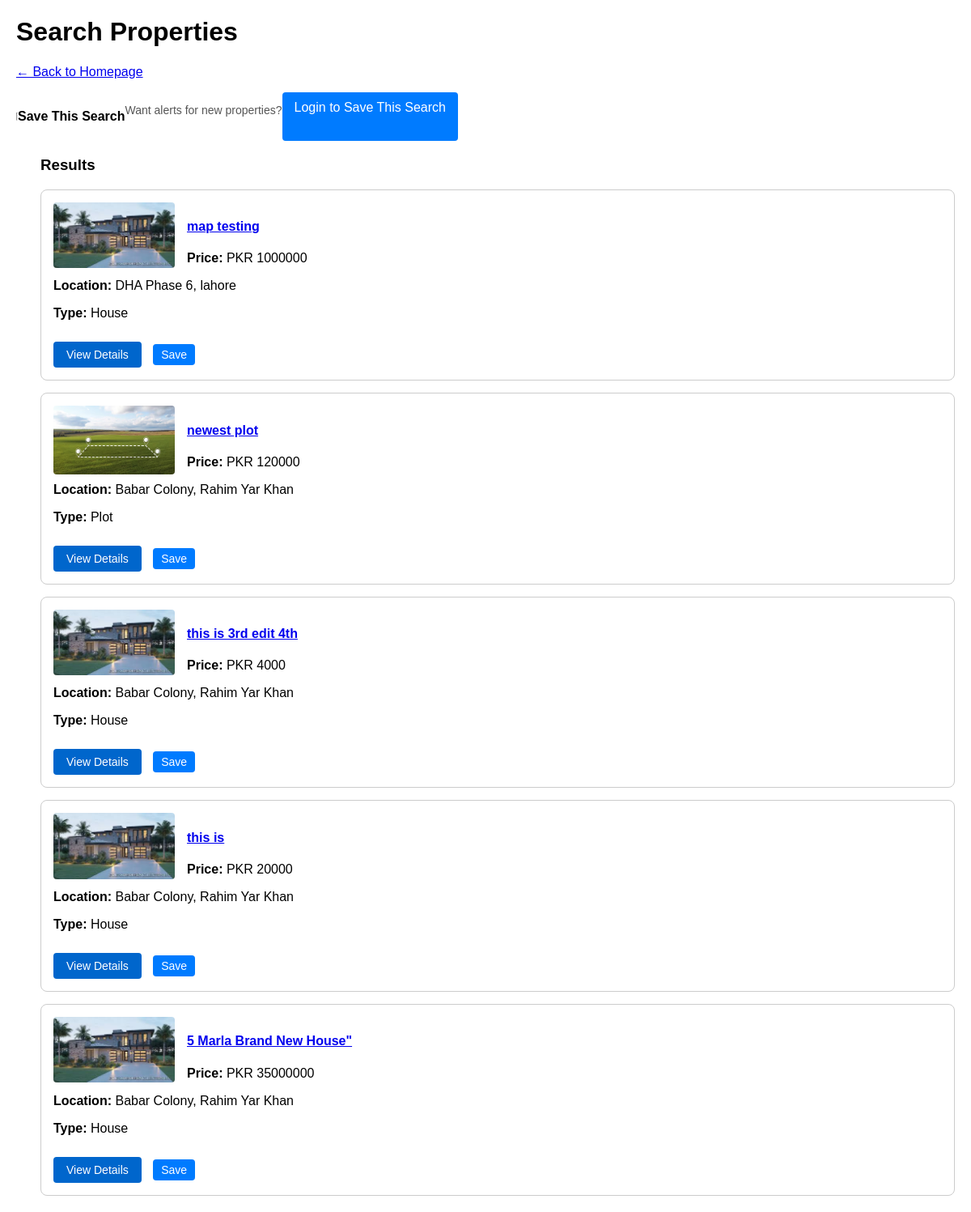
Before: /listings/search/ with the older database file.
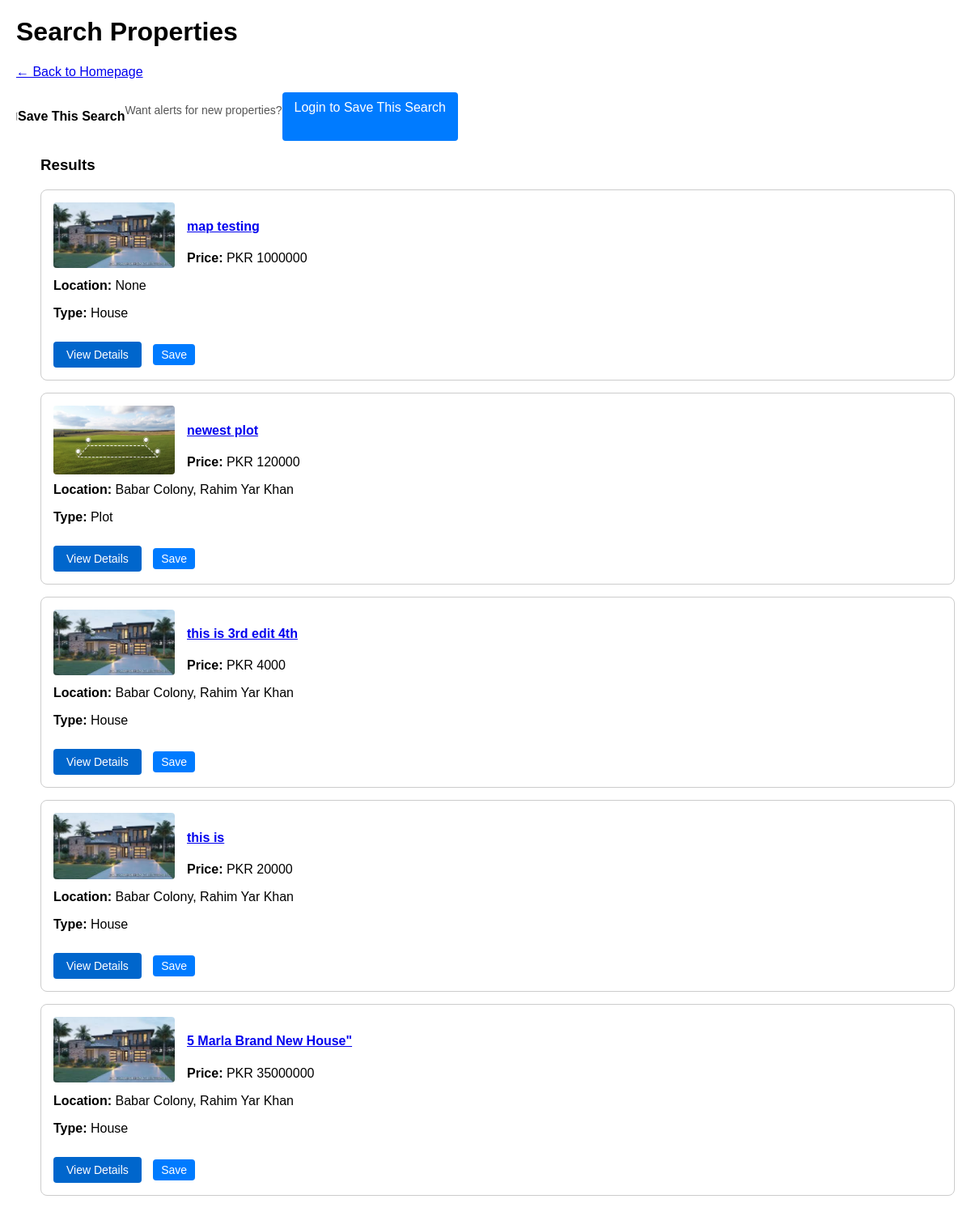
After: the same page with the newer database file.
### properties/models.py (models this page shows, shortened)
class Property(models.Model):
    title = models.CharField(max_length=255)
    description = models.TextField()
    price = models.BigIntegerField()
    area = models.ForeignKey(Area, on_delete=models.SET_NULL, null=True, related_name="properties")
    purpose = models.CharField(max_length=10, choices=PropertyPurpose.choices)
    property_type = models.CharField(max_length=20, choices=PropertyType.choices)
    bedrooms = models.PositiveSmallIntegerField(null=True, blank=True)
    bathrooms = models.PositiveSmallIntegerField(null=True, blank=True)
    area_size = models.DecimalField(max_digits=10, decimal_places=2)
    area_unit = models.CharField(max_length=10, choices=AreaUnit.choices, default=AreaUnit.MARLA)
    agent = models.ForeignKey(settings.AUTH_USER_MODEL, on_delete=models.CASCADE, related_name="properties")
    created_at = models.DateTimeField(auto_now_add=True)
    updated_at = models.DateTimeField(auto_now=True)
    main_image = models.ImageField(upload_to='properties/main_images/', null=True, blank=True)

### locations/models.py (models this page shows, shortened)
class Area(models.Model):
    name = models.CharField(max_length=150)
    city = models.ForeignKey(City, on_delete=models.CASCADE, related_name="areas")
    description = models.TextField(
        blank=True,
        null=True,
        help_text="A detailed description of the neighborhood (e.g., amenities, lifestyle)."
    )
    latitude = models.DecimalField(
        max_digits=9,
        decimal_places=6,
        null=True,
        blank=True,
        help_text="Latitude for the map (e.g., 31.470510)"
    )
    longitude = models.DecimalField(
        max_digits=9,
        decimal_places=6,
        null=True,
        blank=True,
        help_text="Longitude for the map (e.g., 74.394170)"
    )
    class Meta:
        unique_together = ('name', 'city')
    class Meta:
        unique_together = ('name', 'city')
    def __str__(self):
        return f"{self.name}, {self.city.name}"

class City(models.Model):
    name = models.CharField(max_length=100, unique=True)
    class Meta:
        verbose_name_plural = "Cities" # Fixes "Citys" in the admin panel

### properties/views.py (the view, shortened to what this page needs)
# urls.py: path('search/', views.property_search, name='property_search'),
def property_search(request):
    queryset = Property.objects.all().order_by('-created_at')
    property_filter = PropertyFilter(request.GET, queryset=queryset)
    saved_search_form = SavedSearchForm() # Initialize empty form for the template
    context = {
        'filter': property_filter,
        'saved_search_form': saved_search_form, # Pass the form to the template
    }
    return render(request, 'properties/property_search.html', context)

### properties/templates/properties/property_search.html (shortened to what the changed rows need)
<!DOCTYPE html>
<html lang="en">
<head>
</head>
<body>
    <h1>Search Properties</h1>
        <div class="results">
            {% for prop in filter.qs %}
                <div class="property-card">
                    {% if prop.main_image %}
                        <img src="{{ prop.main_image.url }}" alt="{{ prop.title }}">
                    {% endif %}
                    <h4>
                        <a href="{% url 'property_detail' pk=prop.pk %}">
                            {{ prop.title }}
                        </a>
                    </h4>
                    <p><strong>Price:</strong> PKR {{ prop.price }}</p>
                    <p><strong>Location:</strong> {{ prop.area }}</p>
                    <p><strong>Type:</strong> {{ prop.get_property_type_display }}</foo></p>
<div style="clear: both; padding-top: 10px;">
    <a href="{% url 'property_detail' pk=prop.pk %}" style="
        display: inline-block;
        padding: 8px 16px;
        background-color: #0066cc;
        color: white;
        text-decoration: none;
        border-radius: 4px;
        font-size: 14px;
    ">
        View Details
    </a>
    {% if user.is_authenticated %}
        {% if prop in user.favorites.all %}
            {% comment %} If YES, show the "Unsave" button {% endcomment %}
            <form action="{% url 'remove_from_favorites' pk=prop.pk %}" method="POST" style="display: inline;">
                {% csrf_token %}
                <button type="submit" style="
                    background: #dc3545; /* Red */
                    color: white;
                    padding: 5px 10px;
                    border: none;
                    border-radius: 4px;
                    cursor: pointer;
                    font-size: 14px;
                    margin-left: 10px;
                ">
                    Unsave
                </button>
            </form>
        {% else %}
            {% comment %} If NO, show the "Save" button {% endcomment %}
            <form action="{% url 'add_to_favorites' pk=prop.pk %}" method="POST" style="display: inline;">
                {% csrf_token %}
                <button type="submit" style="
                    background: #007bff; /* Blue */
                    color: white;
                    padding: 5px 10px;
                    border: none;
                    border-radius: 4px;
                    cursor: pointer;
                    font-size: 14px;
                    margin-left: 10px;
                ">
                    Save
                </button>
            </form>
        {% endif %}
    {% else %}
        <a href="{% url 'login' %}?next={{ request.path }}" style="
            background: #007bff; /* Blue */
            color: white;
            padding: 5px 10px;
            border: none;
            border-radius: 4px;
            font-size: 14px;
            margin-left: 10px;
            text-decoration: none;
        ">
            Save
        </a>
    {% endif %}
</div>
                </div>
            {% empty %}
                <p>No properties match your search. Try broadening your criteria.</p>
            {% endfor %}
        </div>
</body>
</html>

Changed rows visible on the page:
changed Property "map testing": area "DHA Phase 6, lahore" → "None"
